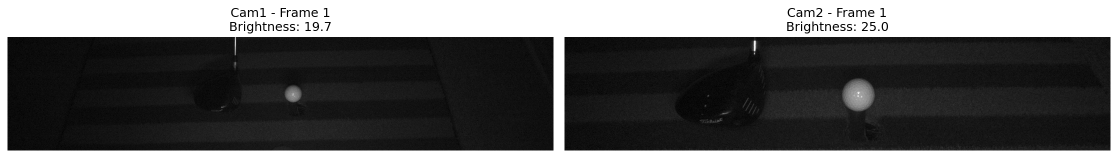
#> input picture driver_shot_sample_images.png, 2235 x 316 px (shown at 1/2 size)
$ python -i golf_swing_analyzer_example.py   (imports and definitions only)
#> lines starting #> are read from the running program, lines starting #| are printed output that depends on the picture; after the words box and inside, x2 and y2 are one past the last pixel; in counts of white or black regions, pixels touching at a corner belong together
#> further down, picture is the input picture: shape (316, 2235, 3); min 0, max 255, mean 90
#!/usr/bin/env python3
"""
골프공과 골프채 검출을 위한 스테레오 비전 시스템
실제 구현 예제
"""

import cv2
import numpy as np
import json
import time
from pathlib import Path

class GolfSwingAnalyzer:
    def __init__(self, calibration_file="stereo_calibration_results.json"):
        """골프 스윙 분석기 초기화"""
        self.load_calibration_data(calibration_file)
        self.setup_detection_parameters()
        self.ball_trajectory = []
        self.club_trajectory = []

    def load_calibration_data(self, calibration_file):
        """캘리브레이션 데이터 로드"""
        try:
            with open(calibration_file, 'r') as f:
                self.calibration_data = json.load(f)
            print("✅ 캘리브레이션 데이터 로드 완료")
        except FileNotFoundError:
            print("❌ 캘리브레이션 파일을 찾을 수 없습니다.")
            print("먼저 캘리브레이션을 수행해주세요.")
            self.calibration_data = None

    def setup_detection_parameters(self):
        """검출 파라미터 설정"""
        # 골프공 검출 파라미터
        self.ball_params = {
            'dp': 1,
            'minDist': 30,
            'param1': 50,
            'param2': 30,
            'minRadius': 5,
            'maxRadius': 25
        }

        # 골프채 검출 파라미터
        self.club_params = {
            'rho': 1,
            'theta': np.pi/180,
            'threshold': 50,
            'minLineLength': 100,
            'maxLineGap': 20
        }

    # [37 lines left out: functions preprocess_image, detect_golf_ball, not called in this run]

    def detect_golf_club(self, image):
        """골프채 검출"""
        gray = cv2.cvtColor(image, cv2.COLOR_BGR2GRAY)
        blurred = cv2.GaussianBlur(gray, (3, 3), 0)
        edges = cv2.Canny(blurred, 50, 150)
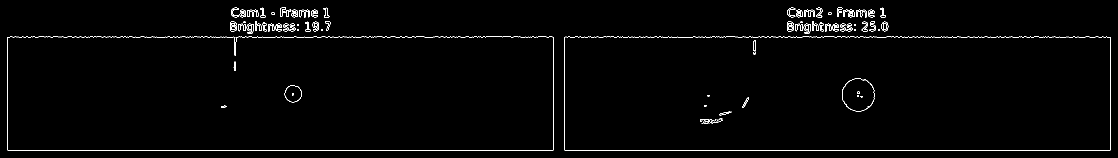
#> edges: shape (316, 2235) (shown at 1/2 size); 1.4% white in thin lines or dots, all inside (x1, y1, x2, y2) = (14, 15, 2222, 302)

        kernel = np.ones((3,3), np.uint8)
        cleaned = cv2.morphologyEx(edges, cv2.MORPH_CLOSE, kernel)
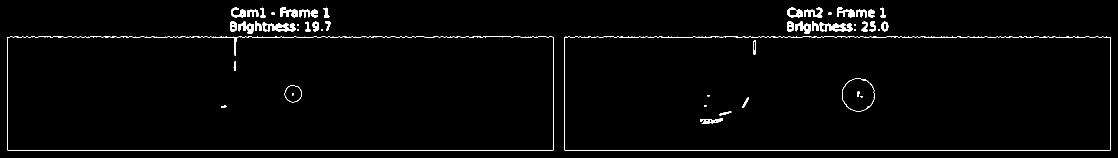
#> cleaned: shape (316, 2235) (shown at 1/2 size); 1.9% white; 49 white regions (9 under 20 px), largest, box (x1, y1, x2, y2) and area: (14, 73, 1108, 302) 3021, (1128, 73, 2222, 302) 2897, (525, 44, 591, 63) 667

        lines = cv2.HoughLinesP(cleaned, **self.club_params)
#> lines = 52 rows, first 6: [15, 300, 1106, 300], [1669, 74, 2220, 74], [20, 73, 525, 73], [880, 301, 1104, 301], [460, 59, 656, 59], [460, 49, 659, 49]

        if lines is not None:
            filtered_lines = []
            for line in lines:
                x1, y1, x2, y2 = line[0]
                length = np.sqrt((x2-x1)**2 + (y2-y1)**2)
                if length > 80:
                    angle = np.degrees(np.arctan2(y2-y1, x2-x1))
                    if abs(angle) > 60:
                        filtered_lines.append(line[0])
#> this loop made 52 passes
#> (x1, y1, x2, y2, length, angle) on passes 1 to 12: (15, 300, 1106, 300, 1091, 0), (1669, 74, 2220, 74, 551, 0), (20, 73, 525, 73, 505, 0), (880, 301, 1104, 301, 224, 0), (460, 59, 656, 59, 196, 0), (460, 49, 659, 49, 199, 0), (460, 61, 655, 61, 195, 0), (460, 51, 659, 51, 199, 0), (887, 74, 994, 73, 107, -0.535), (1574, 54, 1702, 54, 128, 0), (1574, 50, 1775, 50, 201, 0), (460, 60, 655, 60, 195, 0)
#> after the loop, filtered_lines = [[1106, 299, 1106, 74], [15, 299, 15, 74], [2220, 300, 2220, 75], [1129, 300, 1129, 74], [14, 201, 14, 83], [2221, 201, 2221, 91], [1107, 297, 1107, 121]]
            return filtered_lines

        return []

    # [214 lines left out: functions calculate_3d_coordinates, match_golf_balls, calculate_ball_speed, calculate_launch_angle, calculate_direction_angle, process_frame_pair and 2 more, not called in this run]

# [2 lines not run here, left out]

>>> import cv2
>>> picture = cv2.imread('driver_shot_sample_images.png')
>>> result = GolfSwingAnalyzer().detect_golf_club(picture)
#> result has the same summary as filtered_lines in detect_golf_club

$ run again, on fixed_ultra_white_ball_frame_06.png
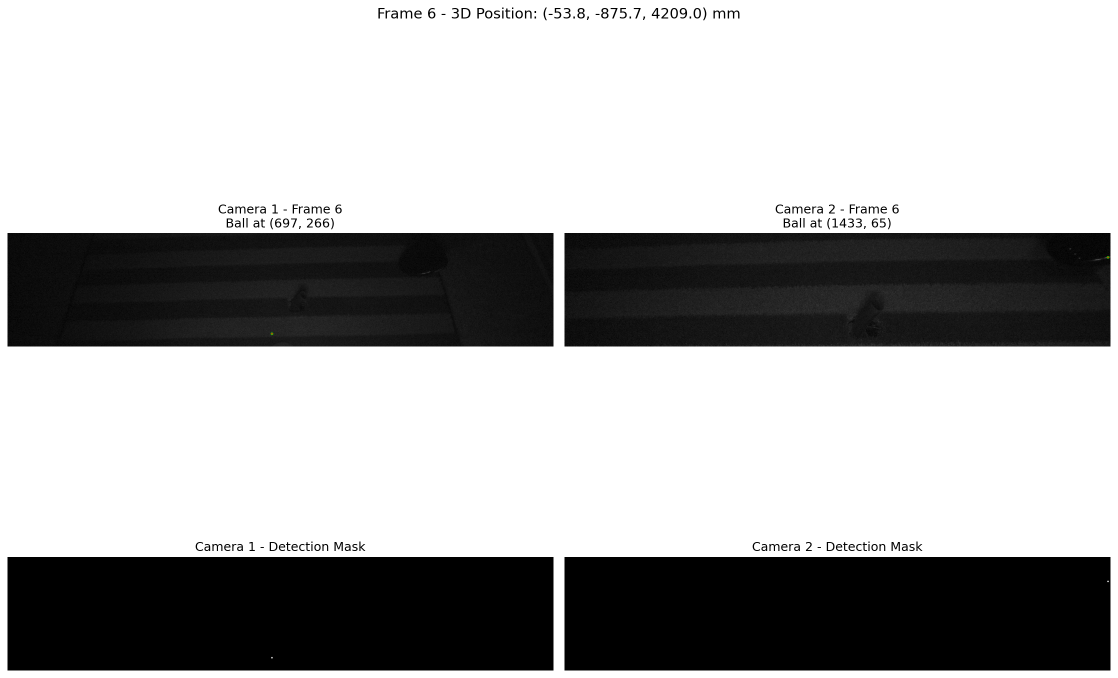
#> input picture fixed_ultra_white_ball_frame_06.png, 2235 x 1356 px (shown at 1/2 size)
#> picture is the input picture: shape (1356, 2235, 3); mean B, G, R 174.1, 174.1, 174.1
#> in detect_golf_club, `edges = cv2.Canny(blurred, 50, 150)`:
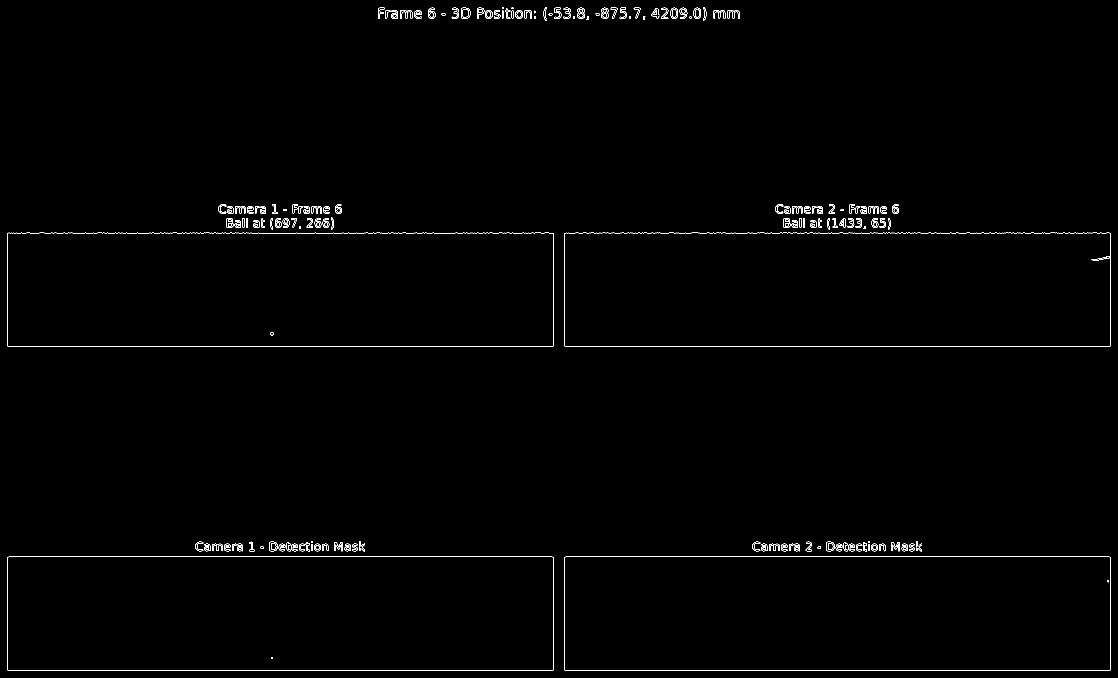
#> edges: shape (1356, 2235) (shown at 1/2 size); 0.7% white in thin lines or dots
#> in detect_golf_club, `cleaned = cv2.morphologyEx(edges, cv2.MORPH_CLOSE, kernel)`:
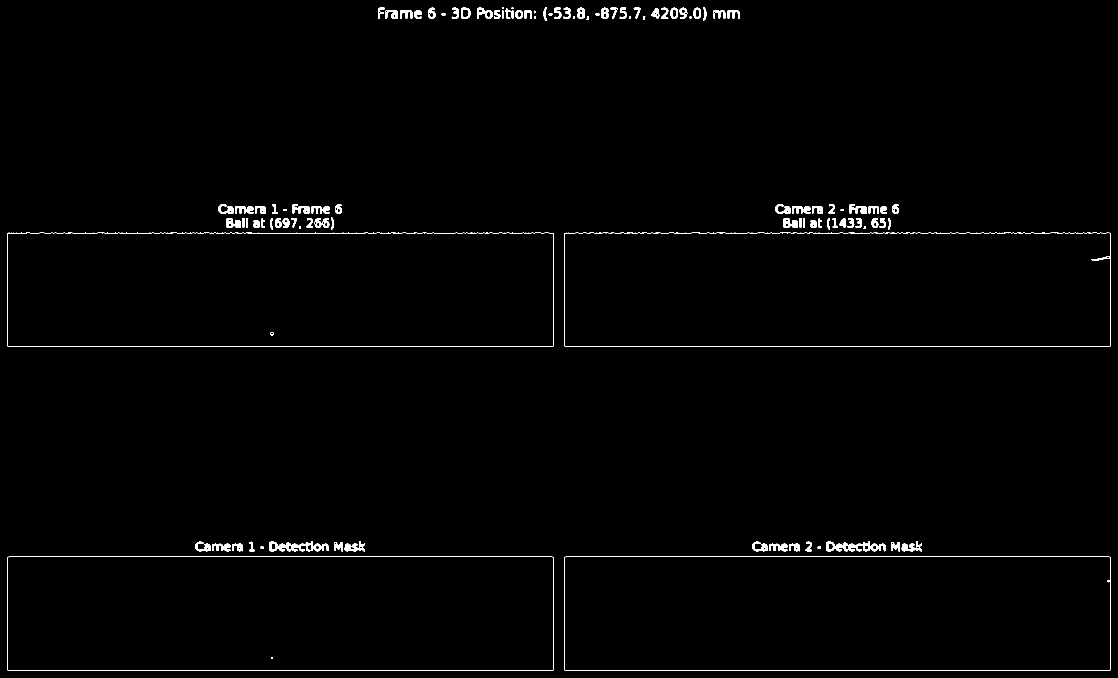
#> cleaned: shape (1356, 2235) (shown at 1/2 size); 1% white; 107 white regions (8 under 20 px), largest, box (x1, y1, x2, y2) and area: (1128, 465, 2222, 694) 3037, (14, 465, 1108, 694) 2931, (1128, 1113, 2221, 1341) 2653
#> lines = 128 rows, first 6: [15, 692, 1106, 692], [15, 1340, 1106, 1340], [17, 1113, 1104, 1113], [15, 466, 1106, 466], [911, 465, 1097, 465], [391, 1094, 725, 1094]
#> the loop in detect_golf_club, `for line in lines:` made 128 passes
#> (x1, y1, x2, y2, length, angle) on passes 1 to 8: (15, 692, 1106, 692, 1091, 0), (15, 1340, 1106, 1340, 1091, 0), (17, 1113, 1104, 1113, 1087, 0), (15, 466, 1106, 466, 1091, 0), (911, 465, 1097, 465, 186, 0), (391, 1094, 725, 1094, 334, 0), (1653, 1090, 1843, 1090, 190, 0), (167, 693, 478, 693, 311, 0)
#> after the loop in detect_golf_club, `for line in lines:`: filtered_lines = [[1106, 1339, 1106, 1114], [2220, 692, 2220, 466], [1128, 1338, 1128, 1116], [14, 683, 14, 474], [1129, 692, 1129, 466], [15, 691, 15, 467], [14, 1338, 14, 1116], [1106, 665, 1107, 554], [2221, 603, 2221, 476]]
#> result has the same summary as filtered_lines in detect_golf_club

$ run again, on golf_ball_detection_frame_01.png
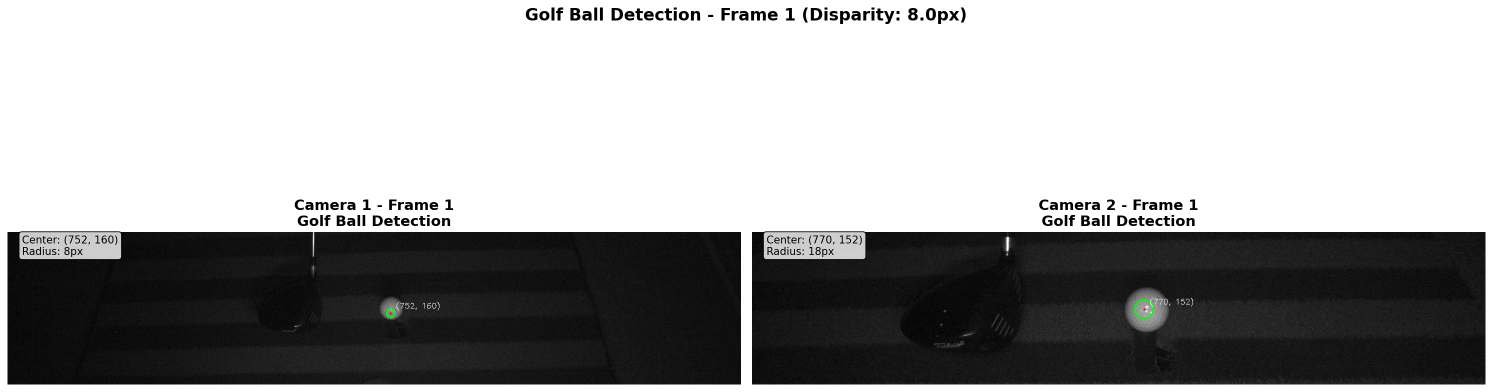
#> input picture golf_ball_detection_frame_01.png, 2985 x 784 px (shown at 1/2 size)
#> picture is the input picture: shape (784, 2985, 3); mean B, G, R 165.2, 165.3, 165.2
#> in detect_golf_club, `edges = cv2.Canny(blurred, 50, 150)`:
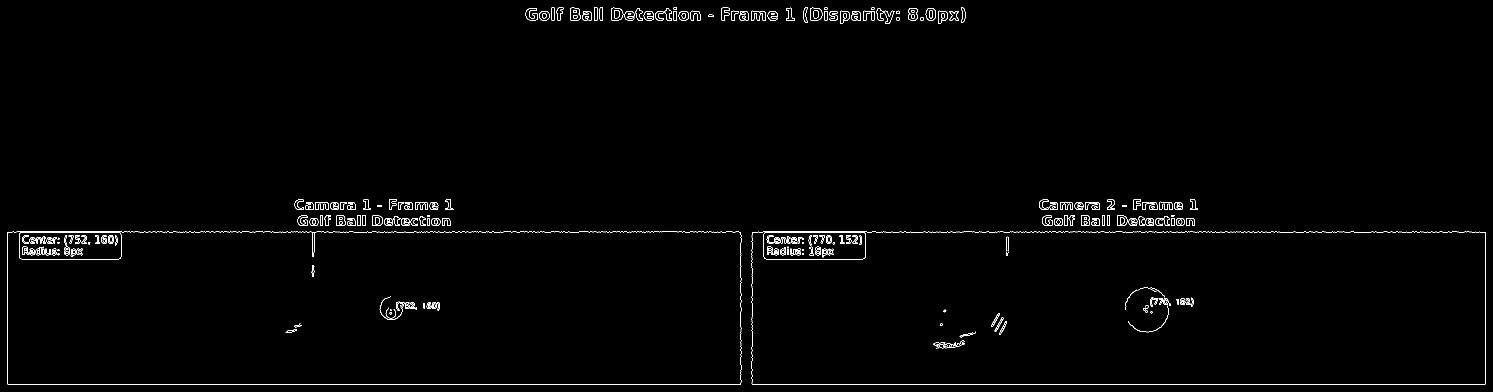
#> edges: shape (784, 2985) (shown at 1/2 size); 0.96% white in thin lines or dots
#> in detect_golf_club, `cleaned = cv2.morphologyEx(edges, cv2.MORPH_CLOSE, kernel)`:
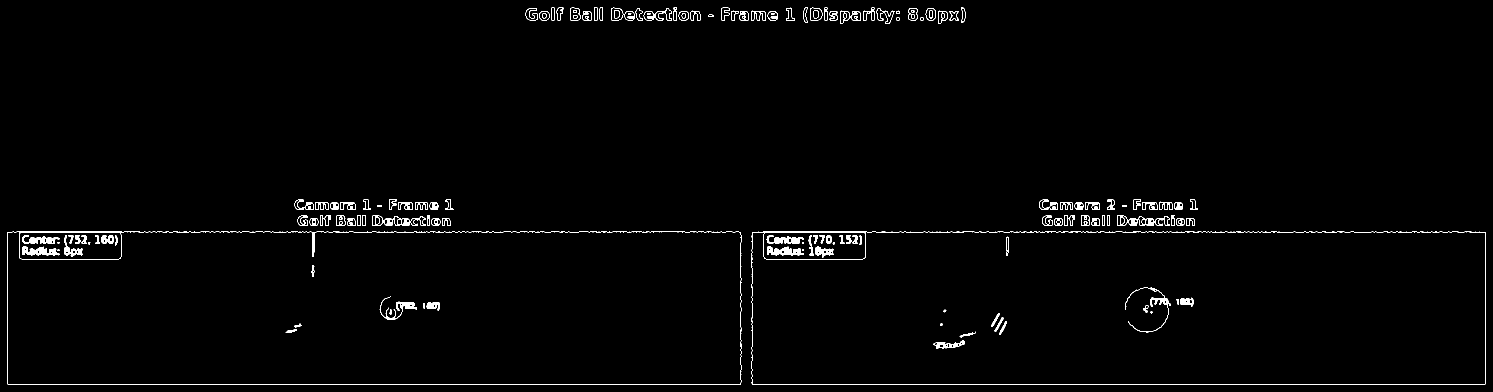
#> cleaned: shape (784, 2985) (shown at 1/2 size); 1.3% white; 140 white regions (7 under 20 px), largest, box (x1, y1, x2, y2) and area: (14, 462, 1483, 770) 4804, (1503, 462, 2972, 770) 4596, (1534, 493, 1608, 511) 796
#> lines = 157 rows, first 6: [1504, 768, 2970, 768], [15, 464, 1323, 464], [1847, 463, 2558, 463], [2631, 769, 2963, 769], [1443, 40, 1798, 40], [1532, 518, 1725, 518]
#> the loop in detect_golf_club, `for line in lines:` made 157 passes
#> (x1, y1, x2, y2, length, angle) on passes 1 to 8: (1504, 768, 2970, 768, 1466, 0), (15, 464, 1323, 464, 1308, 0), (1847, 463, 2558, 463, 711, 0), (2631, 769, 2963, 769, 332, 0), (1443, 40, 1798, 40, 355, 0), (1532, 518, 1725, 518, 193, 0), (41, 462, 239, 462, 198, 0), (1442, 22, 1550, 22, 108, 0)
#> after the loop in detect_golf_club, `for line in lines:`: filtered_lines = [[1481, 768, 1481, 464], [15, 768, 15, 465], [1504, 767, 1504, 464], [2970, 767, 2970, 464], [1503, 605, 1503, 471], [14, 763, 14, 663], [2971, 701, 2971, 504], [1482, 764, 1482, 655], [625, 553, 625, 437], [627, 553, 629, 437]]
#> result has the same summary as filtered_lines in detect_golf_club
